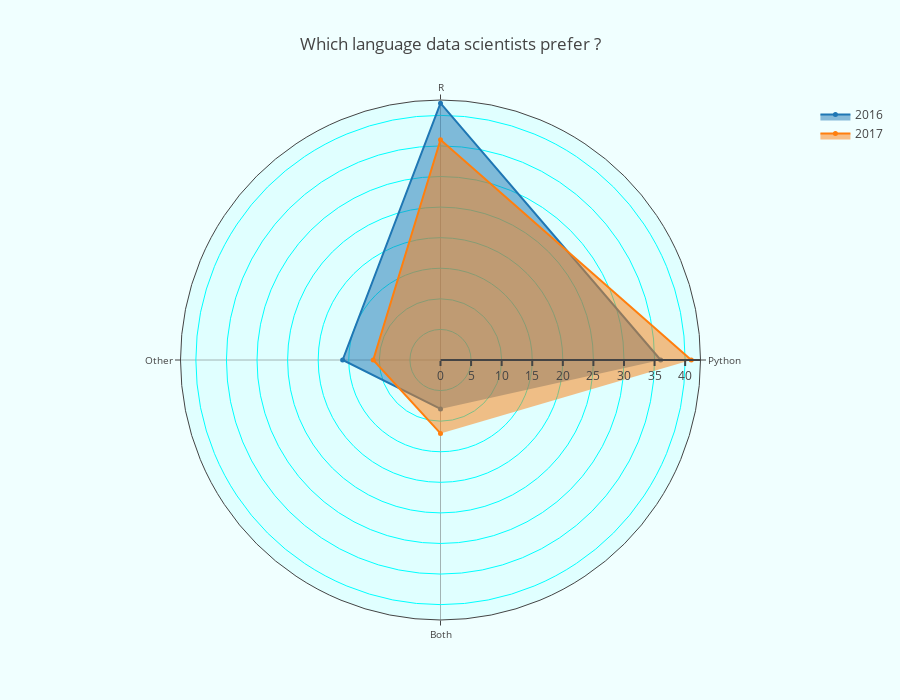

Notebook code for this chart:
### Code cell
import plotly.tools as tls
from dateutil import parser
import plotly.offline as py
from selenium import webdriver
import plotly.graph_objs as go
import matplotlib.pyplot as plt
import plotly.figure_factory as ff
py.init_notebook_mode(connected=True)

trace1 = go.Scatterpolar(r = [36,42,16,8],
                             theta = ['Python','R','Other','Both'],
                             fill  = "toself",name = "2016",
                             mode = "markers+lines",
                             marker = dict(size = 5),
                            )

trace2 = go.Scatterpolar(r = [41,36,11,12],
                             theta = ['Python','R','Other','Both'],
                             fill  = "toself",name = "2017",
                             mode = "markers+lines",
                             marker = dict(size = 5),
                            )


layout = go.Layout(dict(polar = dict(radialaxis = dict(visible = True,
                                                           side = "clockwise",
                                                           showline = True,                                                           linewidth = 2,
                                                           gridcolor = 'cyan',
                                                           tickwidth = 2,
                                                           gridwidth = 1),
                                         angularaxis = dict(tickfont = dict(size = 10),
                                                            layer = "below traces"
                                                           ),
                                         bgcolor  = "lightcyan",
                                        ),
                            paper_bgcolor = "azure",
                            title = "Which language data scientists prefer ?",height = 700))

fig = go.Figure(data=[trace1, trace2], layout=layout)
py.iplot(fig)

### Figure 1 — Plotly figure (JSON) as saved in the notebook; plotly's stock layout.template omitted (floating-point values rounded to 4 significant figures)
{"data": [{"fill": "toself", "marker": {"size": 5}, "mode": "markers+lines", "name": "2016", "r": [36, 42, 16, 8], "theta": ["Python", "R", "Other", "Both"], "type": "scatterpolar", "uid": "eb5c559e-5175-49a1-b443-216e815f8ce2"}, {"fill": "toself", "marker": {"size": 5}, "mode": "markers+lines", "name": "2017", "r": [41, 36, 11, 12], "theta": ["Python", "R", "Other", "Both"], "type": "scatterpolar", "uid": "e6def2b2-769b-4fa1-9db0-0fbcb4d4c110"}], "layout": {"height": 700, "paper_bgcolor": "azure", "polar": {"angularaxis": {"layer": "below traces", "tickfont": {"size": 10}}, "bgcolor": "lightcyan", "radialaxis": {"gridcolor": "cyan", "gridwidth": 1, "linewidth": 2, "showline": true, "side": "clockwise", "tickwidth": 2, "visible": true}}, "title": {"text": "Which language data scientists prefer ?"}}}
